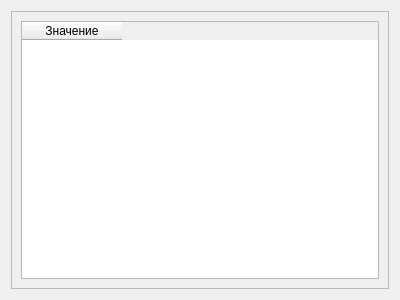
<?xml version="1.0" encoding="UTF-8"?>
<ui version="4.0">
 <class>LIPFeatureAttributesForm</class>
 <widget class="QDialog" name="LIPFeatureAttributesForm">
  <property name="geometry">
   <rect>
    <x>0</x>
    <y>0</y>
    <width>400</width>
    <height>300</height>
   </rect>
  </property>
  <property name="windowTitle">
   <string>Dialog</string>
  </property>
  <layout class="QHBoxLayout" name="horizontalLayout">
   <item>
    <widget class="QFrame" name="frame">
     <property name="frameShape">
      <enum>QFrame::StyledPanel</enum>
     </property>
     <property name="frameShadow">
      <enum>QFrame::Raised</enum>
     </property>
     <layout class="QHBoxLayout" name="horizontalLayout_2">
      <item>
       <widget class="QTableWidget" name="tableWidget">
        <column>
         <property name="text">
          <string>Значение</string>
         </property>
        </column>
       </widget>
      </item>
     </layout>
    </widget>
   </item>
  </layout>
 </widget>
 <resources/>
 <connections/>
</ui>
